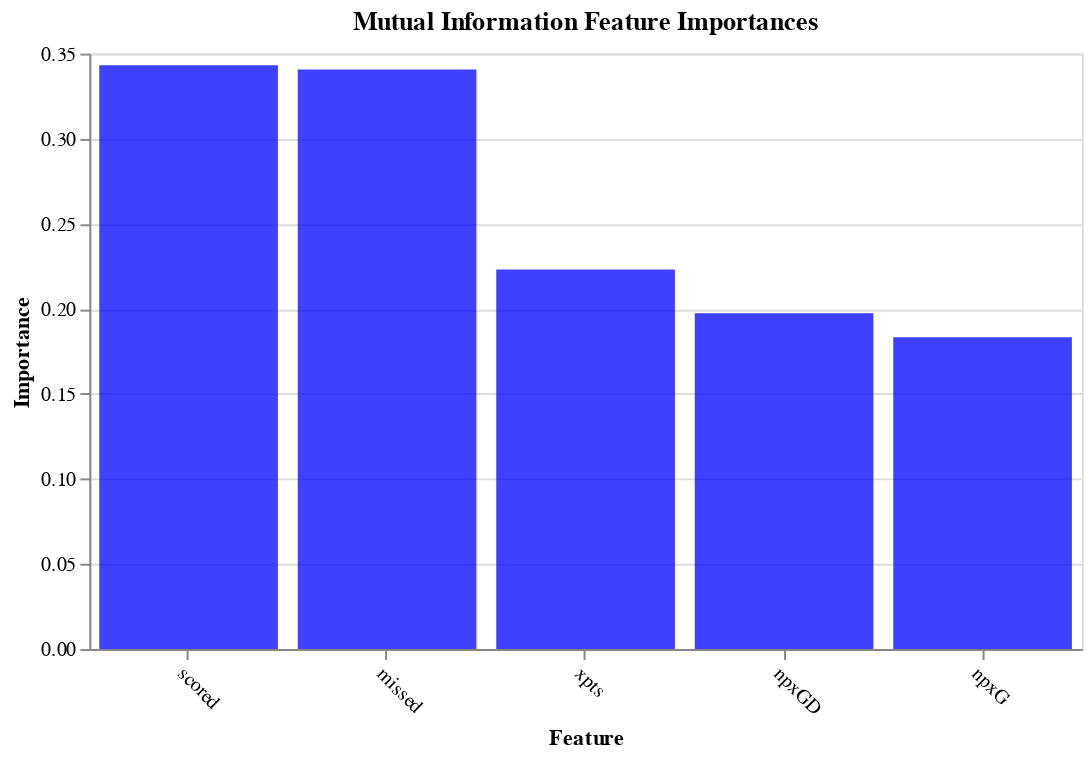

The code cell stored with this chart in its notebook:
### Markdown cell above
#### 5.2.3: Mutual Information<a name="mutual"></a>

### Code cell
fs_fit_mutual_info = fs.SelectKBest(fs.mutual_info_classif, k=num_features)
fs_fit_mutual_info.fit_transform(d_train, t_train)
fs_indices_mutual_info = np.argsort(fs_fit_mutual_info.scores_)[::-1][0:num_features]
best_features_mutual_info = data_df.columns[fs_indices_mutual_info].values
feature_importances_mutual_info = fs_fit_mutual_info.scores_[fs_indices_mutual_info]
plot_imp(best_features_mutual_info, feature_importances_mutual_info, 'Mutual Information', 'blue')

### Figure 1 — Vega-Lite specification as saved in the notebook (floating-point values rounded to 4 significant figures)
{"config": {"view": {"continuousWidth": 400, "continuousHeight": 300}}, "data": {"name": "data-0a7810585de4512bd2a822761e52592c"}, "mark": {"type": "bar", "color": "blue", "opacity": 0.75}, "encoding": {"x": {"type": "nominal", "axis": {"labelAngle": 45}, "field": "features", "sort": null, "title": "Feature"}, "y": {"type": "quantitative", "field": "importances", "title": "Importance"}}, "title": "Mutual Information Feature Importances", "width": 500, "$schema": "https://vega.github.io/schema/vega-lite/v4.8.1.json", "datasets": {"data-0a7810585de4512bd2a822761e52592c": [{"features": "scored", "importances": 0.3431}, {"features": "missed", "importances": 0.3407}, {"features": "xpts", "importances": 0.2231}, {"features": "npxGD", "importances": 0.1973}, {"features": "npxG", "importances": 0.1833}]}}
